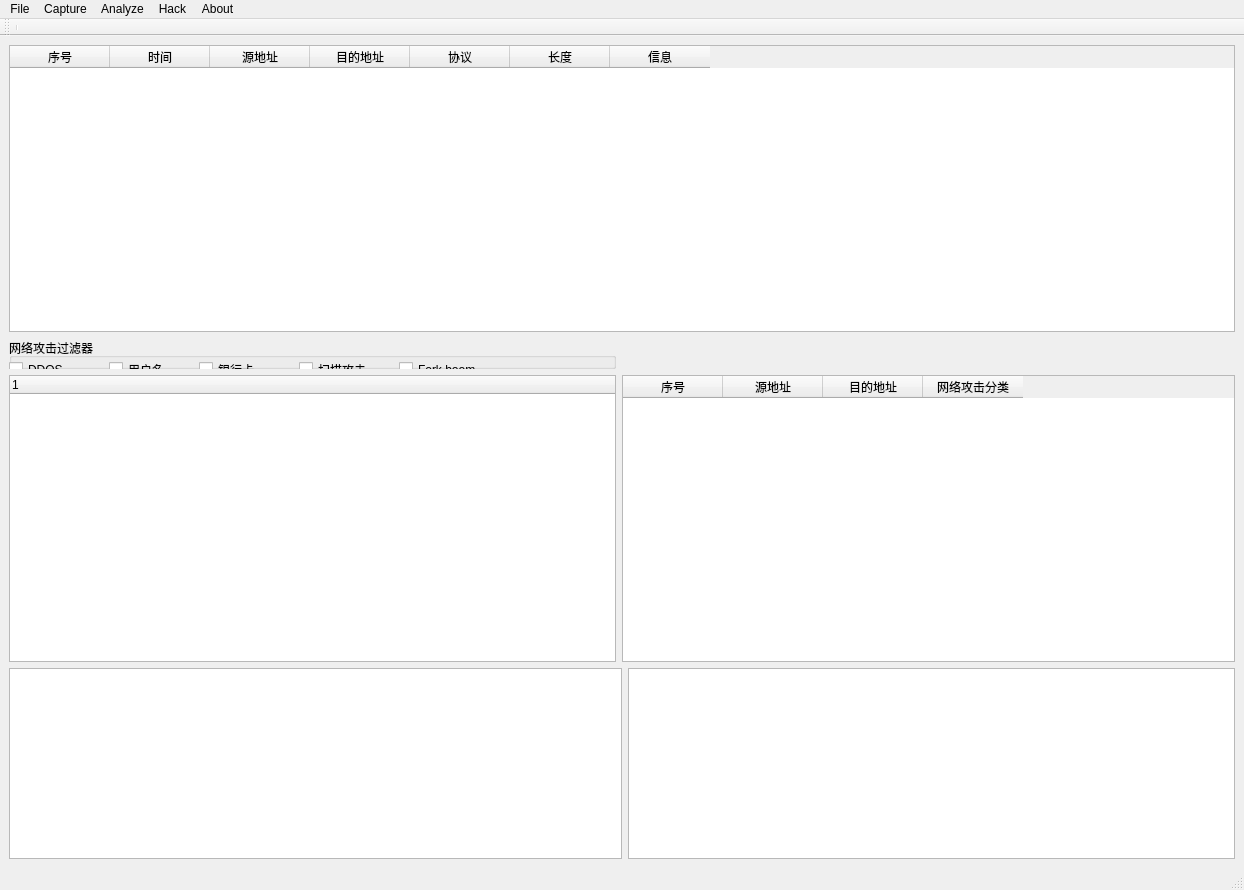
<?xml version="1.0" encoding="UTF-8"?>
<ui version="4.0">
 <class>MainWindow</class>
 <widget class="QMainWindow" name="MainWindow">
  <property name="geometry">
   <rect>
    <x>0</x>
    <y>0</y>
    <width>1244</width>
    <height>890</height>
   </rect>
  </property>
  <property name="contextMenuPolicy">
   <enum>Qt::DefaultContextMenu</enum>
  </property>
  <property name="windowTitle">
   <string>Sniffer</string>
  </property>
  <widget class="QWidget" name="centralwidget">
   <layout class="QGridLayout" name="gridLayout">
    <item row="2" column="0">
     <widget class="QGroupBox" name="groupBox">
      <property name="title">
       <string>网络攻击过滤器</string>
      </property>
      <widget class="QCheckBox" name="checkBoxDDOS">
       <property name="geometry">
        <rect>
         <x>0</x>
         <y>20</y>
         <width>90</width>
         <height>23</height>
        </rect>
       </property>
       <property name="text">
        <string>DDOS</string>
       </property>
      </widget>
      <widget class="QCheckBox" name="checkBoxUser">
       <property name="geometry">
        <rect>
         <x>100</x>
         <y>20</y>
         <width>90</width>
         <height>23</height>
        </rect>
       </property>
       <property name="text">
        <string>用户名</string>
       </property>
      </widget>
      <widget class="QCheckBox" name="checkBoxScanAttack">
       <property name="geometry">
        <rect>
         <x>290</x>
         <y>20</y>
         <width>90</width>
         <height>23</height>
        </rect>
       </property>
       <property name="text">
        <string>扫描攻击</string>
       </property>
      </widget>
      <widget class="QCheckBox" name="checkBoxForkBoom">
       <property name="geometry">
        <rect>
         <x>390</x>
         <y>20</y>
         <width>90</width>
         <height>23</height>
        </rect>
       </property>
       <property name="text">
        <string>Fork boom</string>
       </property>
      </widget>
      <widget class="QCheckBox" name="checkBoxCredit">
       <property name="geometry">
        <rect>
         <x>190</x>
         <y>20</y>
         <width>90</width>
         <height>23</height>
        </rect>
       </property>
       <property name="text">
        <string>银行卡</string>
       </property>
      </widget>
     </widget>
    </item>
    <item row="3" column="0">
     <widget class="QTreeWidget" name="treeWidget">
      <property name="sizePolicy">
       <sizepolicy hsizetype="Expanding" vsizetype="Expanding">
        <horstretch>3</horstretch>
        <verstretch>2</verstretch>
       </sizepolicy>
      </property>
      <column>
       <property name="text">
        <string notr="true">1</string>
       </property>
      </column>
     </widget>
    </item>
    <item row="4" column="0" colspan="2">
     <layout class="QHBoxLayout" name="horizontalLayout">
      <item>
       <widget class="QTextBrowser" name="textBrowserDump">
        <property name="sizePolicy">
         <sizepolicy hsizetype="Expanding" vsizetype="Expanding">
          <horstretch>2</horstretch>
          <verstretch>2</verstretch>
         </sizepolicy>
        </property>
       </widget>
      </item>
     </layout>
    </item>
    <item row="4" column="2">
     <widget class="QTextBrowser" name="textBrowserRaw">
      <property name="sizePolicy">
       <sizepolicy hsizetype="Expanding" vsizetype="Expanding">
        <horstretch>3</horstretch>
        <verstretch>2</verstretch>
       </sizepolicy>
      </property>
     </widget>
    </item>
    <item row="3" column="1" colspan="2">
     <widget class="QTableWidget" name="tableWidgetAttackInfo">
      <property name="sizePolicy">
       <sizepolicy hsizetype="Expanding" vsizetype="Expanding">
        <horstretch>0</horstretch>
        <verstretch>3</verstretch>
       </sizepolicy>
      </property>
      <column>
       <property name="text">
        <string>序号</string>
       </property>
      </column>
      <column>
       <property name="text">
        <string>源地址</string>
       </property>
       <property name="textAlignment">
        <set>AlignCenter</set>
       </property>
      </column>
      <column>
       <property name="text">
        <string>目的地址</string>
       </property>
       <property name="textAlignment">
        <set>AlignCenter</set>
       </property>
      </column>
      <column>
       <property name="text">
        <string>网络攻击分类</string>
       </property>
       <property name="textAlignment">
        <set>AlignCenter</set>
       </property>
      </column>
     </widget>
    </item>
    <item row="0" column="0" colspan="3">
     <widget class="QTableWidget" name="tableWidget">
      <property name="sizePolicy">
       <sizepolicy hsizetype="Expanding" vsizetype="Expanding">
        <horstretch>0</horstretch>
        <verstretch>3</verstretch>
       </sizepolicy>
      </property>
      <column>
       <property name="text">
        <string>序号</string>
       </property>
      </column>
      <column>
       <property name="text">
        <string>时间</string>
       </property>
      </column>
      <column>
       <property name="text">
        <string>源地址</string>
       </property>
      </column>
      <column>
       <property name="text">
        <string>目的地址</string>
       </property>
      </column>
      <column>
       <property name="text">
        <string>协议</string>
       </property>
      </column>
      <column>
       <property name="text">
        <string>长度</string>
       </property>
      </column>
      <column>
       <property name="text">
        <string>信息</string>
       </property>
      </column>
     </widget>
    </item>
   </layout>
  </widget>
  <widget class="QMenuBar" name="menubar">
   <property name="geometry">
    <rect>
     <x>0</x>
     <y>0</y>
     <width>1244</width>
     <height>22</height>
    </rect>
   </property>
   <widget class="QMenu" name="menuasd">
    <property name="title">
     <string>File</string>
    </property>
    <addaction name="separator"/>
    <addaction name="actionOpen_pcap"/>
    <addaction name="actionSave_pcap"/>
    <addaction name="actionExit"/>
   </widget>
   <widget class="QMenu" name="menuCapture">
    <property name="title">
     <string>Capture</string>
    </property>
    <addaction name="separator"/>
    <addaction name="actionFrom_file"/>
    <addaction name="actionFrom_interface"/>
    <addaction name="actionFilter"/>
   </widget>
   <widget class="QMenu" name="menuAnalyze">
    <property name="title">
     <string>Analyze</string>
    </property>
    <addaction name="actionStatic"/>
   </widget>
   <widget class="QMenu" name="menuHack">
    <property name="title">
     <string>Hack</string>
    </property>
    <widget class="QMenu" name="menuScan">
     <property name="title">
      <string>Scan</string>
     </property>
     <addaction name="actionNmap"/>
    </widget>
    <addaction name="actionDDOS"/>
    <addaction name="actionUnencrypted_infomation"/>
    <addaction name="menuScan"/>
    <addaction name="actionFork_bomb"/>
   </widget>
   <widget class="QMenu" name="menuAbout">
    <property name="title">
     <string>About</string>
    </property>
   </widget>
   <addaction name="menuasd"/>
   <addaction name="menuCapture"/>
   <addaction name="menuAnalyze"/>
   <addaction name="menuHack"/>
   <addaction name="menuAbout"/>
  </widget>
  <widget class="QStatusBar" name="statusbar"/>
  <widget class="QToolBar" name="toolBar">
   <property name="windowTitle">
    <string>toolBar</string>
   </property>
   <attribute name="toolBarArea">
    <enum>TopToolBarArea</enum>
   </attribute>
   <attribute name="toolBarBreak">
    <bool>false</bool>
   </attribute>
   <addaction name="separator"/>
  </widget>
  <action name="actionOpen_pcap">
   <property name="text">
    <string>Open pcap</string>
   </property>
  </action>
  <action name="actionSave_pcap">
   <property name="text">
    <string>Save pcap</string>
   </property>
  </action>
  <action name="actionExit">
   <property name="text">
    <string>Exit</string>
   </property>
  </action>
  <action name="actionFrom_file">
   <property name="text">
    <string>From file</string>
   </property>
  </action>
  <action name="actionFrom_interface">
   <property name="text">
    <string>From interface</string>
   </property>
  </action>
  <action name="actionFilter">
   <property name="text">
    <string>Filter</string>
   </property>
  </action>
  <action name="actionStatic">
   <property name="text">
    <string>Static</string>
   </property>
  </action>
  <action name="actionDDOS">
   <property name="text">
    <string>DDOS</string>
   </property>
  </action>
  <action name="actionUnencrypted_infomation">
   <property name="text">
    <string>Unencrypted infomation</string>
   </property>
  </action>
  <action name="actionFork_bomb">
   <property name="text">
    <string>Fork bomb</string>
   </property>
  </action>
  <action name="actionNmap">
   <property name="text">
    <string>Nmap</string>
   </property>
  </action>
 </widget>
 <resources/>
 <connections/>
</ui>
